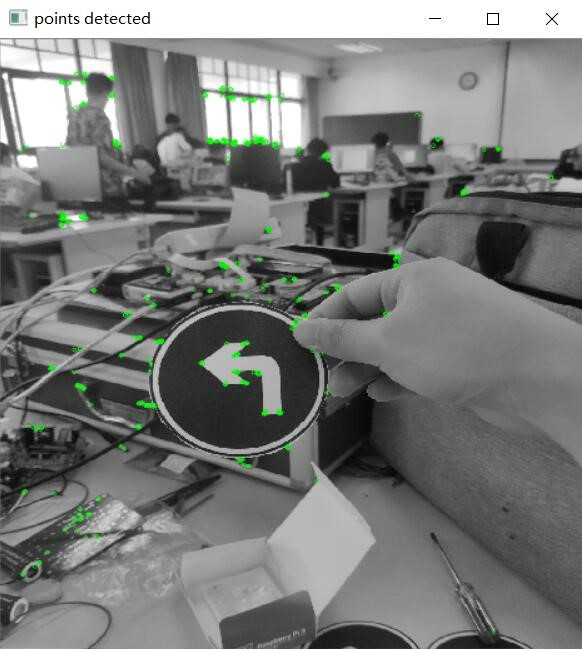
#> input picture illustration/matchtest1.jpg, 582 x 649 px
$ python -i base_setup.py   (imports and definitions only)
#> lines starting #> are read from the running program, lines starting #| are printed output that depends on the picture; after the words box and inside, x2 and y2 are one past the last pixel; in counts of white or black regions, pixels touching at a corner belong together
#> further down, picture is the input picture: shape (649, 582, 3); mean B, G, R 121.1, 122.8, 121.1
import cv2 as cv
import numpy as np

#目前这种效果最好，即高斯滤波配合OTSU阈值分割算法对图像进行二值化处理
def skin_recognition_ycrcb_otsu(img):
    ycrcb = cv.cvtColor(img, cv.COLOR_BGR2YCR_CB)
#> ycrcb: shape (649, 582, 3); mean of channels 0, 1, 2 122.1, 127.3, 127.4
    (y, cr, cb) = cv.split(ycrcb)
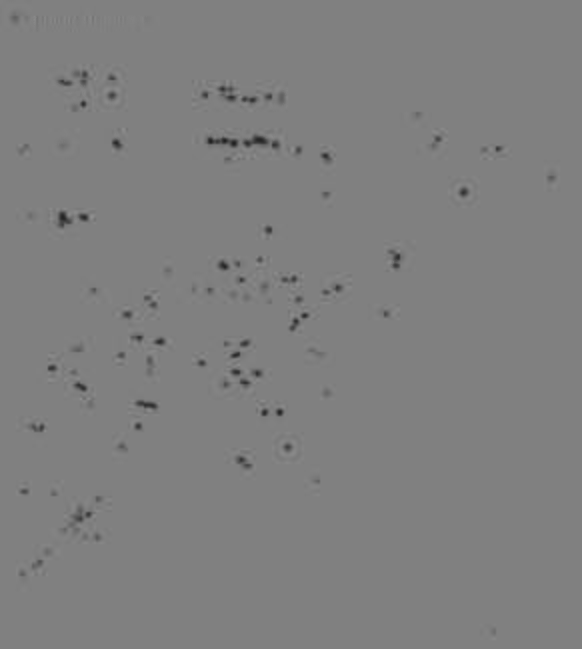
#> cr: shape (649, 582); min 31, max 143, mean 127.3
    cr1 = cv.GaussianBlur(cr, (5,5), 0)
    _, skin_mask = cv.threshold(cr1, 0, 255, cv.THRESH_BINARY + cv.THRESH_OTSU)
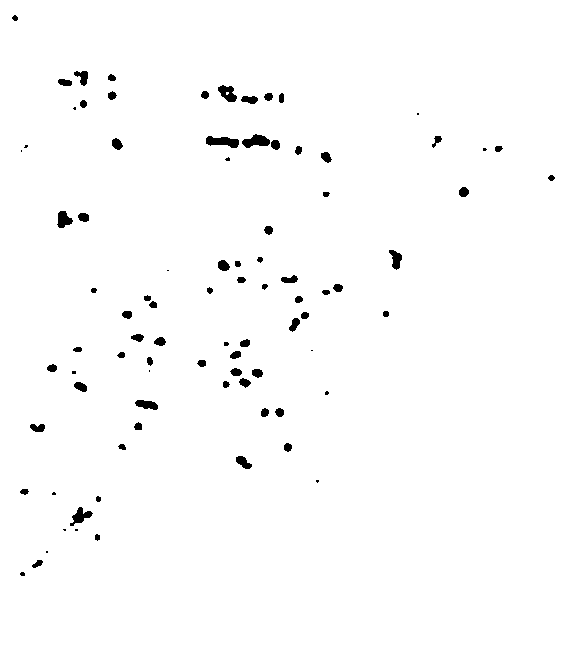
#> skin_mask: shape (649, 582); 98.6% white; 88 black regions (18 under 20 px), largest, box (x1, y1, x2, y2) and area: (206, 136, 239, 148) 261, (242, 134, 270, 148) 243, (218, 85, 237, 102) 198

    #skin = cv.bitwise_and(img, img, mask = skin_mask)
    #cv.imshow("ycrcb otsu skin", skin)
    return skin_mask

# [6 lines of commented-out code are left out]
t1 = cv.getTickCount()

# [6 lines not run here, left out]

t2 = cv.getTickCount()
# [1 line not run here, left out]

>>> import cv2
>>> picture = cv2.imread('../illustration/matchtest1.jpg')
>>> result = skin_recognition_ycrcb_otsu(picture)

$ run again, on illustration/matchtest2.jpg
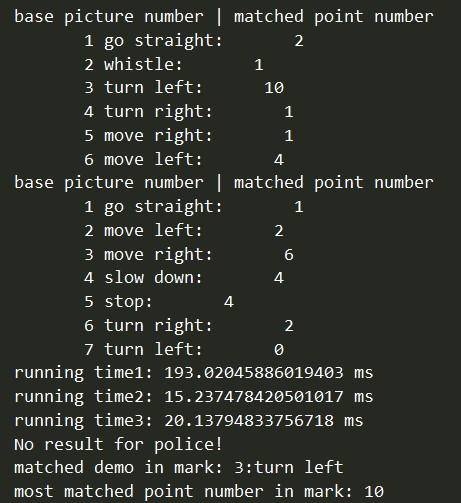
#> input picture illustration/matchtest2.jpg, 461 x 503 px
#> picture is the input picture: shape (503, 461, 3); mean B, G, R 45.6, 52.2, 49.4
#> ycrcb: shape (503, 461, 3); mean of channels 0, 1, 2 50.5, 127.1, 125.2
#> in skin_recognition_ycrcb_otsu, `(y, cr, cb) = cv.split(ycrcb)`:
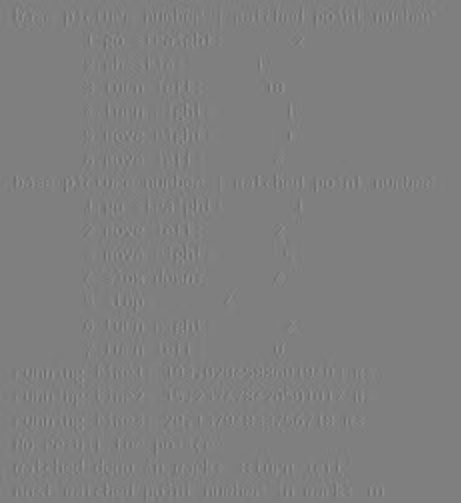
#> cr: shape (503, 461); min 106, max 150, mean 127.1
#> in skin_recognition_ycrcb_otsu, `_, skin_mask = cv.threshold(cr1, 0, 255, cv.THRESH_BINARY + cv.THRESH_..`:
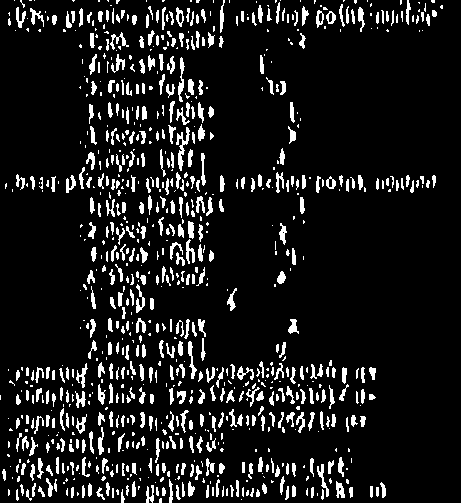
#> skin_mask: shape (503, 461); 10.7% white; 903 white regions (437 under 20 px), largest, box (x1, y1, x2, y2) and area: (176, 127, 190, 171) 218, (178, 57, 185, 102) 145, (188, 341, 197, 379) 132

$ run again, on illustration/matchtest3.jpg
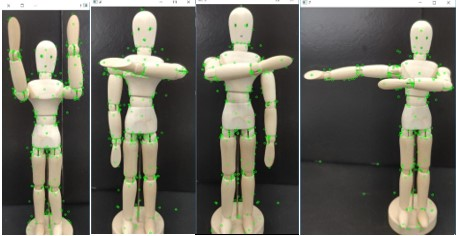
#> input picture illustration/matchtest3.jpg, 456 x 236 px
#> picture is the input picture: shape (236, 456, 3); mean B, G, R 89.9, 101.5, 102.4
#> ycrcb: shape (236, 456, 3); mean of channels 0, 1, 2 100.4, 129.4, 122.1
#> in skin_recognition_ycrcb_otsu, `(y, cr, cb) = cv.split(ycrcb)`:
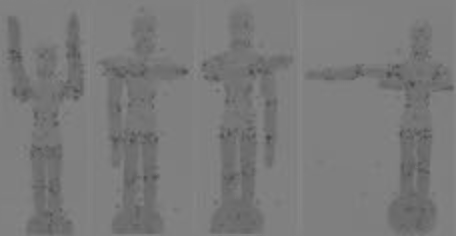
#> cb: shape (236, 456); min 71, max 137, mean 122.1
#> in skin_recognition_ycrcb_otsu, `_, skin_mask = cv.threshold(cr1, 0, 255, cv.THRESH_BINARY + cv.THRESH_..`:
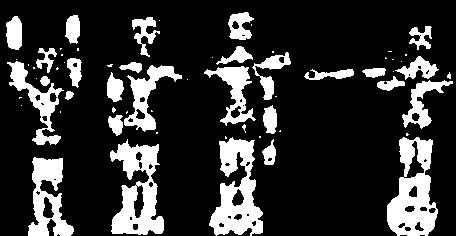
#> skin_mask: shape (236, 456); 19.6% white; 63 white regions (35 under 20 px), largest, box (x1, y1, x2, y2) and area: (387, 137, 438, 236) 2925, (209, 137, 263, 236) 2875, (110, 139, 164, 235) 2806

$ run again, on illustration/matchtest4.jpg
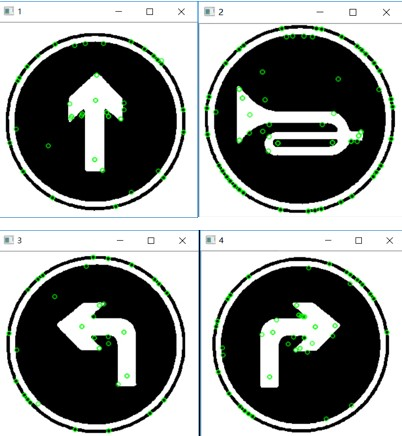
#> input picture illustration/matchtest4.jpg, 402 x 436 px
#> picture is the input picture: shape (436, 402, 3); mean B, G, R 137.4, 140.1, 136.7
#> ycrcb: shape (436, 402, 3); mean of channels 0, 1, 2 138.8, 126.5, 127.3
#> in skin_recognition_ycrcb_otsu, `(y, cr, cb) = cv.split(ycrcb)`:
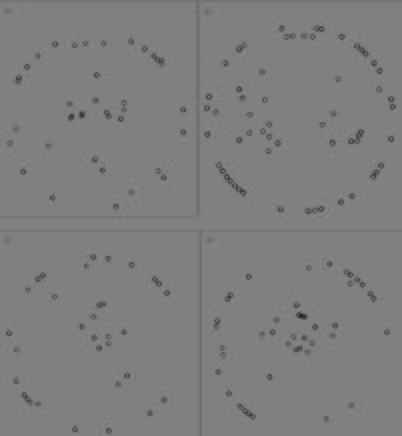
#> cr: shape (436, 402); min 35, max 137, mean 126.5
#> in skin_recognition_ycrcb_otsu, `_, skin_mask = cv.threshold(cr1, 0, 255, cv.THRESH_BINARY + cv.THRESH_..`:
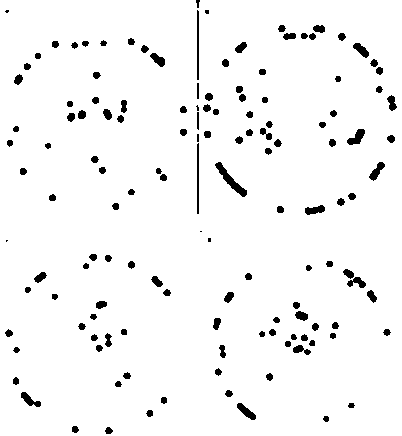
#> skin_mask: shape (436, 402); 96% white; 138 black regions (7 under 20 px), largest, box (x1, y1, x2, y2) and area: (215, 162, 247, 197) 297, (347, 129, 365, 145) 157, (237, 403, 256, 420) 146
